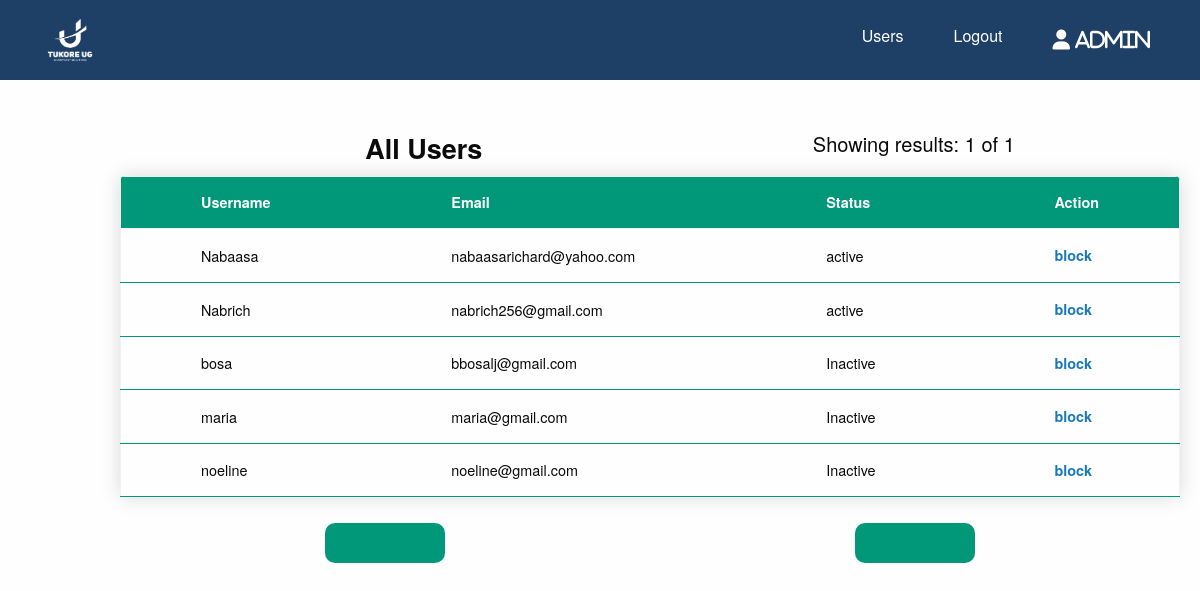
Page /user/admin/dashboard/users on the earlier database version.
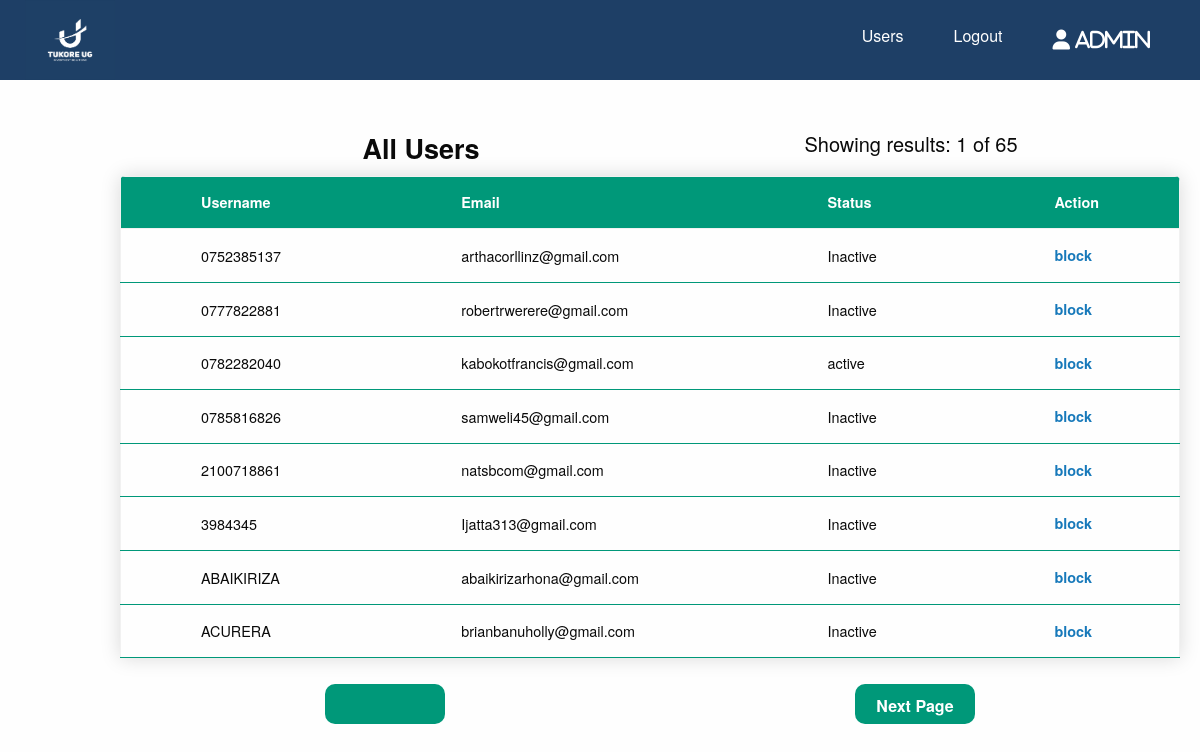
Same page on the later database version.
### main/models.py (models this page shows, shortened)
class User(AbstractBaseUser, PermissionsMixin):
    username = models.CharField(max_length=254, blank=False, default='bosa')
    email = models.EmailField(max_length=254, unique=True)
    password = models.CharField(max_length=254,blank=False)
    paid = models.BooleanField(default=False)
    ref_code = models.CharField(max_length=12) #for generating the unique code.
    is_staff = models.BooleanField(default=False)
    is_superuser = models.BooleanField(default=False)
    now_admin = models.BooleanField(default=False)
    is_blocked = models.BooleanField(default=False)
    is_active = models.BooleanField(default=True)
    last_login = models.DateTimeField(null=True, blank=True)
    date_joined = models.DateTimeField(auto_now_add=True)
    ref_link = models.URLField()
    account_type = models.CharField(max_length=8, choices=Accounts,default="SILVER")
    total_deposits = models.PositiveIntegerField(default=0)
    total_withdraws = models.PositiveIntegerField(default=0)
    total_balance = models.PositiveIntegerField(default=0)
    total_profits = models.PositiveIntegerField(default=0)
    USERNAME_FIELD = 'email'
    EMAIL_FIELD = 'email'
    REQUIRED_FIELDS = ['username']
    objects = UserManager()
    class Meta:
        unique_together = ("username","email")#username and email should be unique

### main/views.py (the view)
# urls.py: path('user/admin/dashboard/users', views.get_users, name="all_users"),
def get_users(request):
    users = User.objects.all().order_by("username").exclude(now_admin=True)
    paginator = Paginator(users, per_page=8)
    num_pages = paginator.num_pages
    page_num = request.GET.get('page', 1)
    try:
        page = paginator.page(page_num)
    except EmptyPage:
        page = paginator.page(1)
    page_object = paginator.page(page_num)
    return render(request, "main/users.html", {"page_obj": page_object,"num_pages":num_pages,"page_num":page_num})

### main/templates/main/users.html (shortened to what this page needs)
{% extends "main/base.html" %}
{% load static %}
{% block content %}
    <section>
        {% include "main/snippets/admintop.html"  %}
                <div class="table_col">
                    <div class="foc_div">
                        <h4>All Users</h4>
                        <h5>Showing results: {{ page_num  }} of {{ num_pages }} </h5>
                    </div>
                    {% if page_obj  %}
                        <table class="content-table">
                            <thead>
                                <tr>
                                    <th>Username</th>
                                    <th>Email</th>
                                    <th>Status</th>
                                    <th>Action</th>
                                </tr>
                            </thead>
                            {% for user in page_obj %}
                                <tbody>
                                    <tr>
                                        <td>{{ user.username }}</td>
                                        <td>{{ user.email }}</td>
                                        {% if user.paid %}
                                            <td>active</td>
                                        {% else %}
                                            <td>Inactive</td>
                                        {% endif %}
                                        {% if user.is_blocked %}
                                            <td class="block_user">
                                                <a href="{% url 'main:unblock' id=user.id %}">
                                                   Un block
                                                </a>
                                            </td>
                                        {% else %}
                                            <td class="block_user">
                                                <a href="{% url 'main:block' id=user.id %}">
                                                    block
                                                </a>
                                            </td>
                                        {% endif %}
                                    </tr>
                                </tbody>
                            {% endfor %}
                        </table>
                        <div class="bobu">
                            <span class="first">
                            </span>
                            <span class="another">
                                {% if page_obj.has_next %}
                                    <a href="{% url 'main:all_users' %}?page={{ page_obj.next_page_number }}">Next Page</a>
                                {% endif %}
                            </span>
                        </div>
                    {% else %}
                        <h5 style="text-align:center;">No users found </h5>
                    {% endif %}
                </div>
    </section>
{% endblock %}

Differences in the rows shown:
no longer on this page (row edited): User: username "Nabaasa", email "nabaasarichard@yahoo.com", paid "active", is_blocked "block"
no longer on this page (row edited): User: username "Nabrich", email "nabrich256@gmail.com", paid "active", is_blocked "block"
no longer on this page (row edited): User: username "bosa", email "bbosalj@gmail.com", paid "Inactive", is_blocked "block"
no longer on this page (row edited): User: username "maria", email "maria@gmail.com", paid "Inactive", is_blocked "block"
no longer on this page (row edited): User: username "noeline", email "noeline@gmail.com", paid "Inactive", is_blocked "block"
added User: username "0752385137", email "arthacorllinz@gmail.com", paid "Inactive", is_blocked "block"
added User: username "0777822881", email "robertrwerere@gmail.com", paid "Inactive", is_blocked "block"
added User: username "0782282040", email "kabokotfrancis@gmail.com", paid "active", is_blocked "block"
added User: username "0785816826", email "samweli45@gmail.com", paid "Inactive", is_blocked "block"
added User: username "2100718861", email "natsbcom@gmail.com", paid "Inactive", is_blocked "block"
added User: username "3984345", email "Ijatta313@gmail.com", paid "Inactive", is_blocked "block"
added User: username "ABAIKIRIZA", email "abaikirizarhona@gmail.com", paid "Inactive", is_blocked "block"
added User: username "ACURERA", email "brianbanuholly@gmail.com", paid "Inactive", is_blocked "block"
Other differences:
{{ num_pages }}: "1" → "65"
text now shown: "Next Page"
